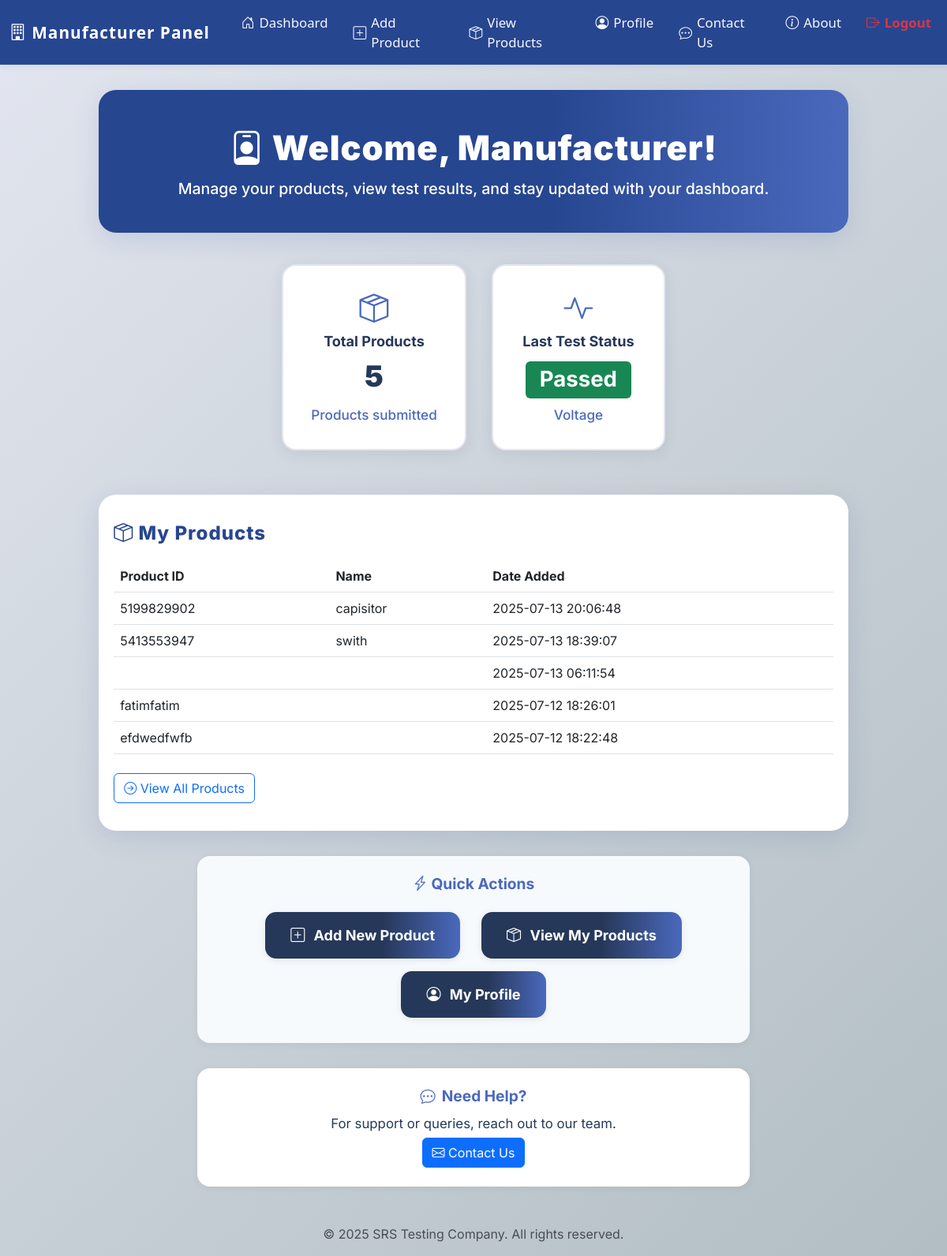
Screenshot of /srs_testing/manufacturer/dashboard.php (signed in) with the database file from the repository.
### tables this page shows
CREATE TABLE `tests` (
  `id` int(11) NOT NULL,
  `product_id` int(11) NOT NULL,
  `test_id` varchar(12) DEFAULT NULL,
  `test_type` enum('Voltage','Heat','Durability') NOT NULL,
  `tester_name` varchar(100) NOT NULL,
  `result` enum('Passed','Failed') NOT NULL,
  `remarks` text DEFAULT NULL,
  `tested_at` timestamp NOT NULL DEFAULT current_timestamp(),
  `voltage_level` varchar(255) DEFAULT NULL,
  `temperature` varchar(255) DEFAULT NULL,
  `durability_time` varchar(255) DEFAULT NULL,
  `status` varchar(50) DEFAULT NULL,
  `tested_by` varchar(100) DEFAULT NULL,
  `voltage_tests` text DEFAULT NULL,
  `heat_tests` text DEFAULT NULL,
  `durability_tests` text DEFAULT NULL,
  `test_date` datetime DEFAULT current_timestamp()
);

CREATE TABLE `products` (
  `id` int(11) NOT NULL,
  `user_id` int(11) NOT NULL,
  `product_id` varchar(10) NOT NULL,
  `product_name` varchar(100) NOT NULL,
  `description` text DEFAULT NULL,
  `created_at` timestamp NOT NULL DEFAULT current_timestamp(),
  `product_code` varchar(20) DEFAULT NULL,
  `revision` varchar(10) DEFAULT NULL,
  `manufacture_no` varchar(10) DEFAULT NULL,
  `status` varchar(20) DEFAULT NULL,
  `remarks` text DEFAULT NULL,
  `test_type` varchar(50) DEFAULT NULL,
  `tested_by` varchar(100) DEFAULT NULL,
  `tested_at` datetime DEFAULT NULL
);

### srs_testing/manufacturer/dashboard.php (the view, shortened to what this page needs)
<?php
include '../includes/db.php';
$stmt = $pdo->prepare("SELECT COUNT(*) FROM products WHERE user_id = ?");
$stmt->execute([$_SESSION['user_id']]);
$totalProducts = $stmt->fetchColumn();
$stmt = $pdo->prepare("SELECT t.*, p.product_name FROM tests t JOIN products p ON t.product_id = p.id WHERE p.user_id = ? ORDER BY t.tested_at DESC LIMIT 1");
$stmt->execute([$_SESSION['user_id']]);
$lastTest = $stmt->fetch();
?>
<!DOCTYPE html>
<html lang="en">
<head>
  <link href="https://cdn.jsdelivr.net/npm/bootstrap@5.3.0/dist/css/bootstrap.min.css" rel="stylesheet">
  <link rel="stylesheet" href="https://cdn.jsdelivr.net/npm/bootstrap-icons@1.10.5/font/bootstrap-icons.css">
</head>
<body>
<?php include_once __DIR__ . '/../includes/header_manufacturer.php'; ?>
<div class="dashboard-hero">
  <h1><i class="bi bi-person-badge"></i> Welcome, <?= htmlspecialchars($_SESSION['username'] ?? 'Manufacturer') ?>!</h1>
  <p>Manage your products, view test results, and stay updated with your dashboard.</p>
</div>
<div class="dashboard-stats">
  <div class="stat-card">
    <span class="icon"><i class="bi bi-box-seam"></i></span>
    <div class="label">Total Products</div>
    <div class="value"><?= $totalProducts ?></div>
    <div class="desc">Products submitted</div>
  </div>
  <div class="stat-card">
    <span class="icon"><i class="bi bi-activity"></i></span>
    <div class="label">Last Test Status</div>
    <div class="value">
      <?php if ($lastTest): ?>
        <span class="badge bg-<?= strtolower($lastTest['status']) === 'passed' ? 'success' : 'danger' ?>">
          <?= htmlspecialchars($lastTest['status']) ?>
        </span>
      <?php else: ?>
        <span class="badge bg-secondary">N/A</span>
      <?php endif; ?>
    </div>
    <div class="desc"><?= $lastTest ? htmlspecialchars($lastTest['test_type']) : 'No tests yet' ?></div>
  </div>
</div>
<div class="dashboard-section">
  <h2><i class="bi bi-box-seam"></i> My Products</h2>
  <div class="table-responsive">
    <table class="table table-hover align-middle">
      <thead>
        <tr>
          <th>Product ID</th>
          <th>Name</th>
          <th>Date Added</th>
        </tr>
      </thead>
      <tbody>
        <?php
        $stmt = $pdo->prepare("SELECT product_id, product_name, created_at FROM products WHERE user_id = ? ORDER BY created_at DESC LIMIT 5");
        $stmt->execute([$_SESSION['user_id']]);
        $topProducts = $stmt->fetchAll();
        if ($topProducts):
          foreach ($topProducts as $prod):
        ?>
          <tr>
            <td><?= htmlspecialchars($prod['product_id']) ?></td>
            <td><?= htmlspecialchars($prod['product_name']) ?></td>
            <td><?= htmlspecialchars($prod['created_at']) ?></td>
          </tr>
        <?php endforeach; else: ?>
          <tr>
            <td colspan="3" class="text-center text-muted">No products added yet.</td>
          </tr>
        <?php endif; ?>
      </tbody>
    </table>
    <a href="view_products.php" class="btn btn-outline-primary mt-2"><i class="bi bi-arrow-right-circle"></i> View All Products</a>
  </div>
</div>
<div class="dashboard-actions">
  <h2><i class="bi bi-lightning-charge"></i> Quick Actions</h2>
  <a href="add_product.php" class="dashboard-action-btn"><i class="bi bi-plus-square"></i> Add New Product</a>
  <a href="view_products.php" class="dashboard-action-btn"><i class="bi bi-box-seam"></i> View My Products</a>
  <a href="profile.php" class="dashboard-action-btn"><i class="bi bi-person-circle"></i> My Profile</a>
</div>
<div class="dashboard-contact">
  <h2><i class="bi bi-chat-dots"></i> Need Help?</h2>
  <p>For support or queries, reach out to our team.</p>
  <a href="/project/srs_testing/contact.php" class="btn btn-primary"><i class="bi bi-envelope"></i> Contact Us</a>
</div>
<?php include_once __DIR__ . '/../includes/footer.php'; ?>
</body>
</html>

### srs_testing/manufacturer/dashboard.php (style rules this page uses)
body { background: linear-gradient(135deg, #e3e6f0 0%, #b2bec3 100%); min-height: 100vh; font-family: 'Inter', 'Segoe UI', Arial, sans-serif; }
.dashboard-hero { background: linear-gradient(90deg, #274690 60%, #4a69bd 100%); color: #fff; padding: 3rem 1.5rem 2rem 1.5rem; border-radius: 22px; margin: 2rem auto 2.5rem auto; max-width: 950px; box-shadow: 0 8px 32px 0 rgba(39,70,144,0.13); text-align: center; }
.dashboard-hero h1 { font-size: 2.7rem; font-weight: 900; margin-bottom: 0.7rem; letter-spacing: 1px; }
.dashboard-hero p { font-size: 1.22rem; font-weight: 500; margin-bottom: 0.5rem; }
.dashboard-stats { display: flex; gap: 32px; justify-content: center; margin-bottom: 2.5rem; flex-wrap: wrap; }
.stat-card { background: #fff; border-radius: 18px; box-shadow: 0 4px 18px 0 rgba(44, 62, 80, 0.10); padding: 1.7rem 2.2rem; text-align: center; min-width: 220px; border: 2px solid #e3e6f0; margin-bottom: 1rem; transition: box-shadow 0.2s, transform 0.15s; }
.stat-card .icon { font-size: 2.3rem; color: #4a69bd; margin-bottom: 0.5rem; }
.stat-card .label { font-size: 1.13rem; color: #263859; font-weight: 700; margin-bottom: 0.2rem; }
.stat-card .value { font-size: 2.3rem; font-weight: 900; color: #263859; margin-bottom: 0.5rem; }
.stat-card .desc { font-size: 1.07rem; color: #4a69bd; margin-bottom: 0.2rem; font-weight: 500; }
.dashboard-section { background: #fff; border-radius: 22px; box-shadow: 0 8px 32px 0 rgba(39,70,144,0.13); padding: 2.2rem 1.2rem; margin: 0 auto 2rem auto; max-width: 950px; }
.dashboard-section h2 { font-size: 1.5rem; font-weight: 800; color: #274690; margin-bottom: 1.2rem; letter-spacing: 1px; }
.dashboard-actions { background: #f7fafc; border-radius: 16px; box-shadow: 0 2px 8px rgba(44,62,80,0.07); padding: 1.5rem 1.2rem; margin: 0 auto 2rem auto; max-width: 700px; text-align: center; }
.dashboard-actions h2 { font-size: 1.2rem; font-weight: 700; color: #4a69bd; margin-bottom: 1rem; }
.dashboard-action-btn { background: linear-gradient(90deg, #263859 60%, #4a69bd 100%); color: #fff; border: none; border-radius: 14px; font-weight: 700; font-size: 1.13rem; padding: 1rem 2rem; transition: background 0.2s, box-shadow 0.2s, transform 0.15s; box-shadow: 0 2px 8px rgba(44,62,80,0.10); display: inline-flex; align-items: center; gap: 0.7rem; text-decoration: none; margin: 0.5rem 0.7rem; }
.dashboard-contact { background: #fff; border-radius: 16px; box-shadow: 0 2px 8px rgba(44,62,80,0.07); padding: 1.5rem 1.2rem; margin: 0 auto 2.2rem auto; max-width: 700px; text-align: center; }
.dashboard-contact h2 { font-size: 1.2rem; font-weight: 700; color: #4a69bd; margin-bottom: 0.7rem; display: flex; align-items: center; gap: 0.5rem; justify-content: center; }
.dashboard-contact p { font-size: 1.05rem; color: #263859; margin-bottom: 0.3rem; }

### rows the page displays
tests: status "Passed", test_type "Voltage"
products: product "5199829902", product_name "capisitor", created_at "2025-07-13 20:06:48"
products: product "5413553947", product_name "swith", created_at "2025-07-13 18:39:07"
products: created_at "2025-07-13 06:11:54"
products: product "fatimfatim", created_at "2025-07-12 18:26:01"
products: product "efdwedfwfb", created_at "2025-07-12 18:22:48"

### other values shown
$_SESSION['username'] "Manufacturer"
$totalProducts "5"
